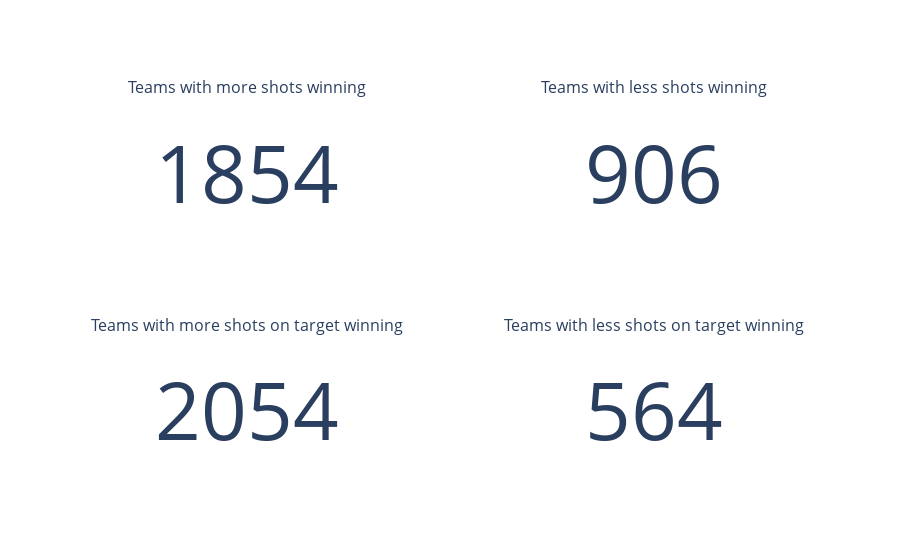

The cell this chart's notebook holds for it:
### Code cell
fig = make_subplots(
    rows=2,
    cols=2,
    subplot_titles=('Teams with more shots winning','Teams with less shots winning',
                    'Teams with more shots on target winning','Teams with less shots on target winning'),
    specs=[[{'type': 'indicator'}, {'type': 'indicator'}],
          [ {'type': 'indicator'}, {'type': 'indicator'}]]
)

fig.add_trace(
    go.Indicator(mode="number", value=teamsWithMoreShotsWinning),
    row=1,
    col=1,
)

fig.add_trace(
    go.Indicator(mode="number", value=teamsWithLessShotsWinning),
    row=1,
    col=2,
)

fig.add_trace(
    go.Indicator(mode="number", value=teamsWithMoreShotsOnTargetWinning),
    row=2,
    col=1,
)

fig.add_trace(
    go.Indicator(mode="number", value=teamsWithLessShotsOnTargetWinning),
    row=2,
    col=2,
)

### Figure 1 — Plotly figure (JSON) as saved in the notebook; plotly's stock layout.template omitted (floating-point values rounded to 4 significant figures)
{"data": [{"domain": {"x": [0, 0.45], "y": [0.625, 1]}, "mode": "number", "type": "indicator", "value": 1854}, {"domain": {"x": [0.55, 1], "y": [0.625, 1]}, "mode": "number", "type": "indicator", "value": 906}, {"domain": {"x": [0, 0.45], "y": [0, 0.375]}, "mode": "number", "type": "indicator", "value": 2054}, {"domain": {"x": [0.55, 1], "y": [0, 0.375]}, "mode": "number", "type": "indicator", "value": 564}], "layout": {"annotations": [{"font": {"size": 16}, "showarrow": false, "text": "Teams with more shots winning", "x": 0.225, "xanchor": "center", "xref": "paper", "y": 1, "yanchor": "bottom", "yref": "paper"}, {"font": {"size": 16}, "showarrow": false, "text": "Teams with less shots winning", "x": 0.775, "xanchor": "center", "xref": "paper", "y": 1, "yanchor": "bottom", "yref": "paper"}, {"font": {"size": 16}, "showarrow": false, "text": "Teams with more shots on target winning", "x": 0.225, "xanchor": "center", "xref": "paper", "y": 0.375, "yanchor": "bottom", "yref": "paper"}, {"font": {"size": 16}, "showarrow": false, "text": "Teams with less shots on target winning", "x": 0.775, "xanchor": "center", "xref": "paper", "y": 0.375, "yanchor": "bottom", "yref": "paper"}]}}
